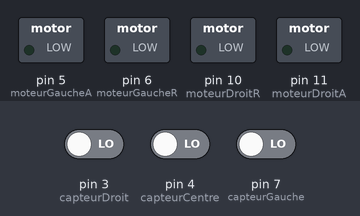
The sketch below on a simulated Arduino Uno, built with avr-gcc and run on an emulated ATmega328P. On the bench: switched loads named in the sketch (green lamp = pin HIGH). Inputs (shaded band) come from the test bench; at power-on: pin 4 (capteurCentre) LOW, pin 3 (capteurDroit) LOW, pin 7 (capteurGauche) LOW. What the sketch prints to the serial monitor is not drawn.

Above: at 1.2 s.
1.3 s: pin 4 (capteurCentre) driven HIGH
At 2.2 s:
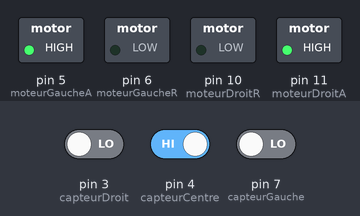
2.8 s: pin 3 (capteurDroit) driven HIGH
At 3.1 s:
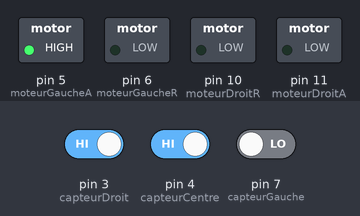
4.3 s: pin 3 (capteurDroit) driven LOW
At 5.4 s:
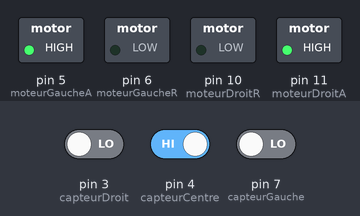
5.8 s: pin 7 (capteurGauche) driven HIGH
At 6.5 s:
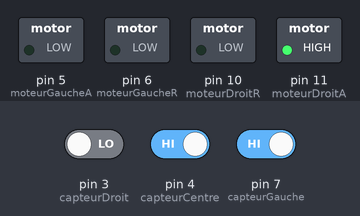
7.3 s: pin 7 (capteurGauche) driven LOW
At 7.7 s:
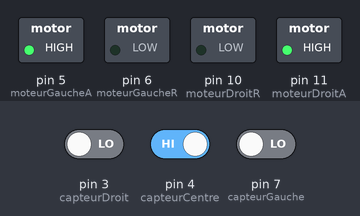
Timing chart, 0 to 10.3 s (numbered marks = the images above; inputs shaded):
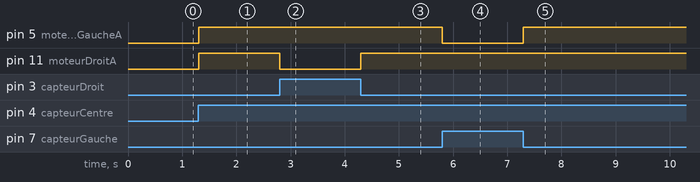

Measured:
- after the input at 1.3 s, pin 5 (moteurGaucheA), pin 11 (moteurDroitA): LOW → HIGH at once
- after the input at 2.8 s, pin 11 (moteurDroitA): HIGH → LOW at once
- after the input at 4.3 s, pin 11 (moteurDroitA): LOW → HIGH at once
- after the input at 5.8 s, pin 5 (moteurGaucheA): HIGH → LOW at once
- after the input at 7.3 s, pin 5 (moteurGaucheA): LOW → HIGH at once

The sketch:

robot_suiveur.ino
```cpp
const int capteurGauche = 7;
const int capteurCentre = 4;
const int capteurDroit = 3;
bool etatCapteurGauche;
bool etatCapteurCentre;
bool etatCapteurDroit;
const int moteurGaucheA = 5;
const int moteurGaucheR = 6;
const int moteurDroitA = 11;
const int moteurDroitR = 10;

char valSerie;

void setup()
{
  // put your setup code here, to run once:
  Serial.begin(9600);
  pinMode(capteurGauche, INPUT);
  pinMode(capteurCentre, INPUT);
  pinMode(capteurDroit, INPUT);
  // put your setup code here, to run once:
  Serial.begin(9600);

  pinMode(moteurGaucheA, OUTPUT);
  pinMode(moteurGaucheR, OUTPUT);
  pinMode(moteurDroitA, OUTPUT);
  pinMode(moteurDroitR, OUTPUT);
}
void avancer()
{
  digitalWrite(moteurGaucheA, HIGH);
  digitalWrite(moteurGaucheR, LOW);
  digitalWrite(moteurDroitA, HIGH);
  digitalWrite(moteurDroitR, LOW);
}

void gauche()
{
  digitalWrite(moteurGaucheA, LOW);
  digitalWrite(moteurGaucheR, LOW);
  digitalWrite(moteurDroitA, HIGH);
  digitalWrite(moteurDroitR, LOW);
}
void droite()
{
  digitalWrite(moteurGaucheA, HIGH);
  digitalWrite(moteurGaucheR, LOW);
  digitalWrite(moteurDroitA, LOW);
  digitalWrite(moteurDroitR, LOW);
}
void reculer()
{
  digitalWrite(moteurGaucheA, LOW);
  digitalWrite(moteurGaucheR, HIGH);
  digitalWrite(moteurDroitA, LOW);
  digitalWrite(moteurDroitR, HIGH);
}
void arreter()
{
  digitalWrite(moteurGaucheA, LOW);
  digitalWrite(moteurGaucheR, LOW);
  digitalWrite(moteurDroitA, LOW);
  digitalWrite(moteurDroitR, LOW);
}
void pivoterGauche()
{
  digitalWrite(moteurGaucheA, LOW);
  digitalWrite(moteurGaucheR, HIGH);
  digitalWrite(moteurDroitA, HIGH);
  digitalWrite(moteurDroitR, LOW);
}
void pivoterDroite()
{
  digitalWrite(moteurGaucheA, HIGH);
  digitalWrite(moteurGaucheR, LOW);
  digitalWrite(moteurDroitA, LOW);
  digitalWrite(moteurDroitR, HIGH);
}

void loop()
{
  // put your main code here, to run repeatedly:
  etatCapteurGauche = digitalRead(capteurGauche);
  etatCapteurCentre = digitalRead(capteurCentre);
  etatCapteurDroit = digitalRead(capteurDroit);

  if(etatCapteurCentre) //Si le capteur du centre détecte du noir
  {
    if ((etatCapteurGauche) && (!etatCapteurDroit)) //S'il y a du noir à gauche et du blanc à droite, tourner à gauche
    {
      gauche();
    }
    else if ((!etatCapteurGauche) && (etatCapteurDroit)) //S'il y a du blanc à gauche et du noir à droite, tourner à droite
    {
     droite();
    }
    else //Si les conditions plus haut ne s'appliquent pas, continuer tout droit
    {
      avancer();
    }
  }
  else //Si le capteur du centre détecte du blanc
  {
    if ((etatCapteurGauche) && (!etatCapteurDroit)) //S'il y a du noir à gauche et du blanc à droite, tourner à gauche
    {
      Serial.println("Tourner à gauche");
    }
    else if ((!etatCapteurGauche) && (etatCapteurDroit)) //S'il y a du blanc à gauche et du noir à droite, tourner à droite
    {
      Serial.println("Tourner à droite");
    }
    else //Si les conditions plus haut ne s'appliquent pas, reculer
    {
      Serial.println("Reculer");
    }
  }
}
```
